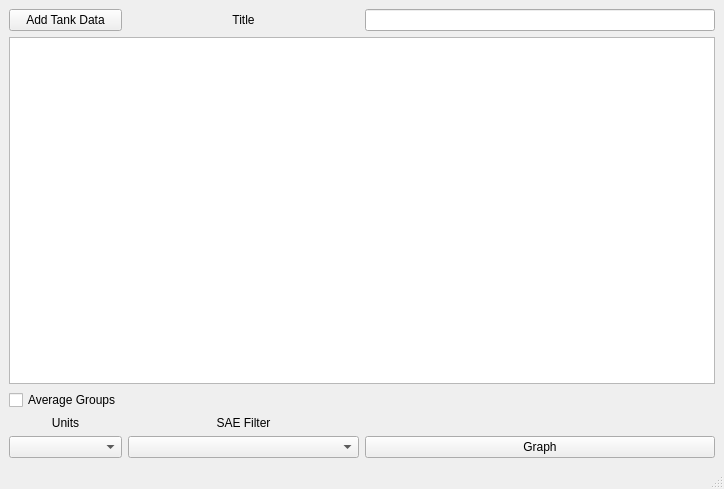
<?xml version="1.0" encoding="UTF-8"?>
<ui version="4.0">
 <class>mainwindow</class>
 <widget class="QMainWindow" name="mainwindow">
  <property name="geometry">
   <rect>
    <x>0</x>
    <y>0</y>
    <width>724</width>
    <height>489</height>
   </rect>
  </property>
  <property name="windowTitle">
   <string>Tank Data</string>
  </property>
  <widget class="QWidget" name="centralwidget">
   <layout class="QGridLayout" name="gridLayout">
    <item row="0" column="0">
     <widget class="QPushButton" name="openFile">
      <property name="text">
       <string>Add Tank Data</string>
      </property>
     </widget>
    </item>
    <item row="0" column="1" colspan="2">
     <widget class="QLabel" name="label_3">
      <property name="text">
       <string>Title</string>
      </property>
      <property name="alignment">
       <set>Qt::AlignCenter</set>
      </property>
     </widget>
    </item>
    <item row="0" column="3" colspan="3">
     <widget class="QLineEdit" name="titlebox"/>
    </item>
    <item row="1" column="0" colspan="6">
     <widget class="QTableWidget" name="tableWidget"/>
    </item>
    <item row="2" column="0">
     <widget class="QCheckBox" name="average">
      <property name="text">
       <string>Average Groups</string>
      </property>
     </widget>
    </item>
    <item row="4" column="0">
     <widget class="QComboBox" name="unitBox"/>
    </item>
    <item row="3" column="0">
     <widget class="QLabel" name="label_2">
      <property name="text">
       <string>Units</string>
      </property>
      <property name="alignment">
       <set>Qt::AlignCenter</set>
      </property>
     </widget>
    </item>
    <item row="3" column="1" colspan="2">
     <widget class="QLabel" name="label">
      <property name="text">
       <string>SAE Filter</string>
      </property>
      <property name="alignment">
       <set>Qt::AlignCenter</set>
      </property>
     </widget>
    </item>
    <item row="4" column="1" colspan="2">
     <widget class="QComboBox" name="filterBox"/>
    </item>
    <item row="4" column="3" colspan="3">
     <widget class="QPushButton" name="graphbtn">
      <property name="text">
       <string>Graph</string>
      </property>
     </widget>
    </item>
   </layout>
  </widget>
  <widget class="QStatusBar" name="statusbar"/>
 </widget>
 <resources/>
 <connections/>
</ui>
